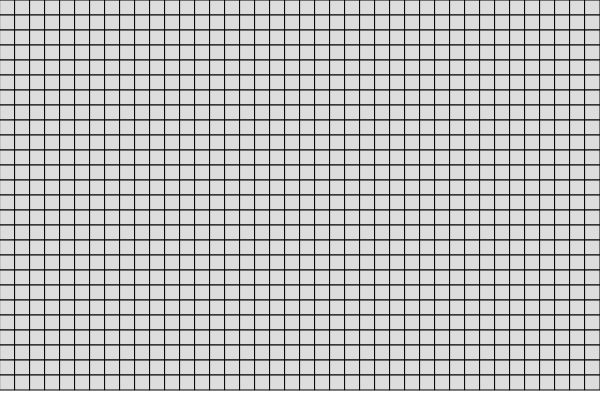
Frame 1 (no input)
Frame 60 (no input): identical to frame 1, image omitted
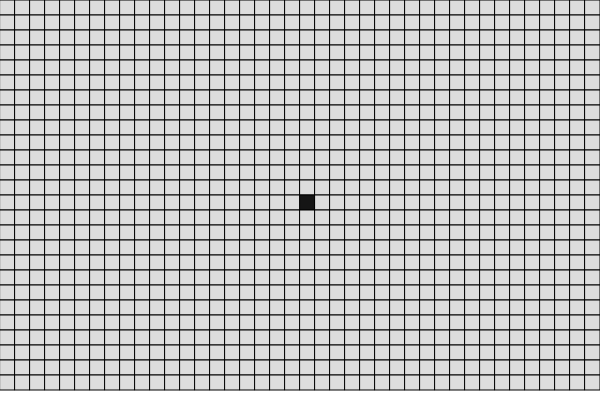
Frame 120 (the mouse pressed at the canvas centre since frame 60)

The p5.js sketch that drew these frames (run headless with seeded random() and noise() and a simulated clock; from frame 60 on, the mouse is pressed at the canvas centre):

// p5.js sketch
// ── sketch.js
const res = 15
let cols, rows

let grid = []

function setup() {
    createCanvas(600, 400)

    cols = floor(width / res)
    rows = floor(height / res)

    createGrid()
}

function draw() {
    background(255)

    for (let i = 0; i < cols; i++) {
        for (let j = 0; j < rows; j++) {
            grid[i][j].show()
        }
    }
}

function createGrid() {
    for (let i = 0; i < cols; i++) {
        grid[i] = new Array(rows)
    }

    for (let i = 0; i < cols; i++) {
        for (let j = 0; j < rows; j++) {
            grid[i][j] = new Cell(i, j, res)
        }
    }
}

function mouseDragged() {
    let x_ = mouseX
    let y_ = mouseY

    let iLoc = floor(x_ / res)
    let jLoc = floor(y_ / res)

    if (iLoc < cols && jLoc < rows) {
        if (grid[iLoc][jLoc].col == 221) {
            grid[iLoc][jLoc].col = 21
            grid[iLoc][jLoc].path = false
        }
    }
}

function mousePressed() {
    let x_ = mouseX
    let y_ = mouseY

    let iLoc = floor(x_ / res)
    let jLoc = floor(y_ / res)

    if (iLoc < cols && jLoc < rows) {
        if (grid[iLoc][jLoc].col == 21) {
            grid[iLoc][jLoc].col = 221
            grid[iLoc][jLoc].path = true
        } else {
            grid[iLoc][jLoc].col = 21
            grid[iLoc][jLoc].path = false
        }
    }
}

// ── Cell.js
class Cell {
    constructor(x_, y_, w_) {
        this.x = x_
        this.y = y_
        this.w = w_
        this.path = true
        this.col = 221
    }

    show() {
        fill(this.col)
        // noStroke()
        stroke(0)
        rect(this.x * this.w, this.y * this.w, this.w, this.w)
    }
}
